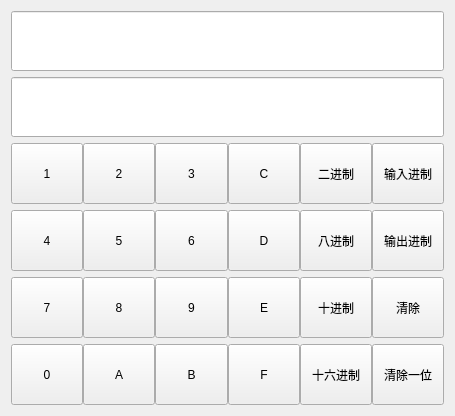
<?xml version="1.0" encoding="UTF-8"?>
<ui version="4.0">
 <class>Widget</class>
 <widget class="QWidget" name="Widget">
  <property name="geometry">
   <rect>
    <x>0</x>
    <y>0</y>
    <width>455</width>
    <height>399</height>
   </rect>
  </property>
  <property name="windowTitle">
   <string>Widget</string>
  </property>
  <layout class="QHBoxLayout" name="horizontalLayout">
   <item>
    <layout class="QGridLayout" name="gridLayout_3">
     <item row="0" column="0">
      <widget class="QLineEdit" name="lineEdit_2">
       <property name="sizePolicy">
        <sizepolicy hsizetype="Expanding" vsizetype="Expanding">
         <horstretch>0</horstretch>
         <verstretch>0</verstretch>
        </sizepolicy>
       </property>
       <property name="minimumSize">
        <size>
         <width>0</width>
         <height>60</height>
        </size>
       </property>
      </widget>
     </item>
     <item row="1" column="0">
      <widget class="QLineEdit" name="lineEdit">
       <property name="sizePolicy">
        <sizepolicy hsizetype="Expanding" vsizetype="Expanding">
         <horstretch>0</horstretch>
         <verstretch>0</verstretch>
        </sizepolicy>
       </property>
       <property name="minimumSize">
        <size>
         <width>0</width>
         <height>60</height>
        </size>
       </property>
      </widget>
     </item>
     <item row="2" column="0">
      <layout class="QGridLayout" name="gridLayout_2">
       <item row="0" column="0">
        <layout class="QGridLayout" name="gridLayout">
         <property name="horizontalSpacing">
          <number>0</number>
         </property>
         <property name="verticalSpacing">
          <number>6</number>
         </property>
         <item row="1" column="2">
          <widget class="QPushButton" name="pushButton_6">
           <property name="minimumSize">
            <size>
             <width>61</width>
             <height>61</height>
            </size>
           </property>
           <property name="text">
            <string>6</string>
           </property>
          </widget>
         </item>
         <item row="2" column="3">
          <widget class="QPushButton" name="pushButton_24">
           <property name="minimumSize">
            <size>
             <width>61</width>
             <height>61</height>
            </size>
           </property>
           <property name="text">
            <string>E</string>
           </property>
          </widget>
         </item>
         <item row="2" column="2">
          <widget class="QPushButton" name="pushButton_9">
           <property name="minimumSize">
            <size>
             <width>61</width>
             <height>61</height>
            </size>
           </property>
           <property name="text">
            <string>9</string>
           </property>
          </widget>
         </item>
         <item row="3" column="1">
          <widget class="QPushButton" name="pushButton_11">
           <property name="minimumSize">
            <size>
             <width>61</width>
             <height>61</height>
            </size>
           </property>
           <property name="text">
            <string>A</string>
           </property>
          </widget>
         </item>
         <item row="2" column="1">
          <widget class="QPushButton" name="pushButton_8">
           <property name="minimumSize">
            <size>
             <width>61</width>
             <height>61</height>
            </size>
           </property>
           <property name="text">
            <string>8</string>
           </property>
          </widget>
         </item>
         <item row="3" column="3">
          <widget class="QPushButton" name="pushButton_28">
           <property name="minimumSize">
            <size>
             <width>61</width>
             <height>61</height>
            </size>
           </property>
           <property name="text">
            <string>F</string>
           </property>
          </widget>
         </item>
         <item row="1" column="3">
          <widget class="QPushButton" name="pushButton_26">
           <property name="minimumSize">
            <size>
             <width>61</width>
             <height>61</height>
            </size>
           </property>
           <property name="text">
            <string>D</string>
           </property>
          </widget>
         </item>
         <item row="2" column="0">
          <widget class="QPushButton" name="pushButton_7">
           <property name="minimumSize">
            <size>
             <width>61</width>
             <height>61</height>
            </size>
           </property>
           <property name="text">
            <string>7</string>
           </property>
          </widget>
         </item>
         <item row="1" column="4">
          <widget class="QPushButton" name="pushButton_20">
           <property name="minimumSize">
            <size>
             <width>61</width>
             <height>61</height>
            </size>
           </property>
           <property name="text">
            <string>八进制</string>
           </property>
          </widget>
         </item>
         <item row="1" column="1">
          <widget class="QPushButton" name="pushButton_5">
           <property name="minimumSize">
            <size>
             <width>61</width>
             <height>61</height>
            </size>
           </property>
           <property name="text">
            <string>5</string>
           </property>
          </widget>
         </item>
         <item row="0" column="2">
          <widget class="QPushButton" name="pushButton_3">
           <property name="minimumSize">
            <size>
             <width>61</width>
             <height>61</height>
            </size>
           </property>
           <property name="text">
            <string>3</string>
           </property>
          </widget>
         </item>
         <item row="0" column="1">
          <widget class="QPushButton" name="pushButton_2">
           <property name="minimumSize">
            <size>
             <width>61</width>
             <height>61</height>
            </size>
           </property>
           <property name="text">
            <string>2</string>
           </property>
          </widget>
         </item>
         <item row="2" column="4">
          <widget class="QPushButton" name="pushButton_21">
           <property name="minimumSize">
            <size>
             <width>61</width>
             <height>61</height>
            </size>
           </property>
           <property name="text">
            <string>十进制</string>
           </property>
          </widget>
         </item>
         <item row="0" column="4">
          <widget class="QPushButton" name="pushButton_23">
           <property name="minimumSize">
            <size>
             <width>61</width>
             <height>61</height>
            </size>
           </property>
           <property name="text">
            <string>二进制</string>
           </property>
          </widget>
         </item>
         <item row="3" column="4">
          <widget class="QPushButton" name="pushButton_22">
           <property name="minimumSize">
            <size>
             <width>61</width>
             <height>61</height>
            </size>
           </property>
           <property name="text">
            <string>十六进制</string>
           </property>
          </widget>
         </item>
         <item row="3" column="0">
          <widget class="QPushButton" name="pushButton_10">
           <property name="minimumSize">
            <size>
             <width>61</width>
             <height>61</height>
            </size>
           </property>
           <property name="text">
            <string>0</string>
           </property>
          </widget>
         </item>
         <item row="0" column="0">
          <widget class="QPushButton" name="pushButton">
           <property name="minimumSize">
            <size>
             <width>61</width>
             <height>61</height>
            </size>
           </property>
           <property name="text">
            <string>1</string>
           </property>
          </widget>
         </item>
         <item row="1" column="0">
          <widget class="QPushButton" name="pushButton_4">
           <property name="minimumSize">
            <size>
             <width>61</width>
             <height>61</height>
            </size>
           </property>
           <property name="text">
            <string>4</string>
           </property>
          </widget>
         </item>
         <item row="3" column="2">
          <widget class="QPushButton" name="pushButton_12">
           <property name="minimumSize">
            <size>
             <width>61</width>
             <height>61</height>
            </size>
           </property>
           <property name="text">
            <string>B</string>
           </property>
          </widget>
         </item>
         <item row="0" column="3">
          <widget class="QPushButton" name="pushButton_25">
           <property name="minimumSize">
            <size>
             <width>61</width>
             <height>61</height>
            </size>
           </property>
           <property name="text">
            <string>C</string>
           </property>
          </widget>
         </item>
         <item row="0" column="5">
          <widget class="QPushButton" name="pushButton_29">
           <property name="minimumSize">
            <size>
             <width>61</width>
             <height>61</height>
            </size>
           </property>
           <property name="text">
            <string>输入进制</string>
           </property>
          </widget>
         </item>
         <item row="1" column="5">
          <widget class="QPushButton" name="pushButton_30">
           <property name="minimumSize">
            <size>
             <width>61</width>
             <height>61</height>
            </size>
           </property>
           <property name="text">
            <string>输出进制</string>
           </property>
          </widget>
         </item>
         <item row="2" column="5">
          <widget class="QPushButton" name="pushButton_31">
           <property name="minimumSize">
            <size>
             <width>61</width>
             <height>61</height>
            </size>
           </property>
           <property name="text">
            <string>清除</string>
           </property>
          </widget>
         </item>
         <item row="3" column="5">
          <widget class="QPushButton" name="pushButton_32">
           <property name="minimumSize">
            <size>
             <width>61</width>
             <height>61</height>
            </size>
           </property>
           <property name="text">
            <string>清除一位</string>
           </property>
          </widget>
         </item>
        </layout>
       </item>
      </layout>
     </item>
    </layout>
   </item>
  </layout>
 </widget>
 <resources/>
 <connections/>
</ui>
